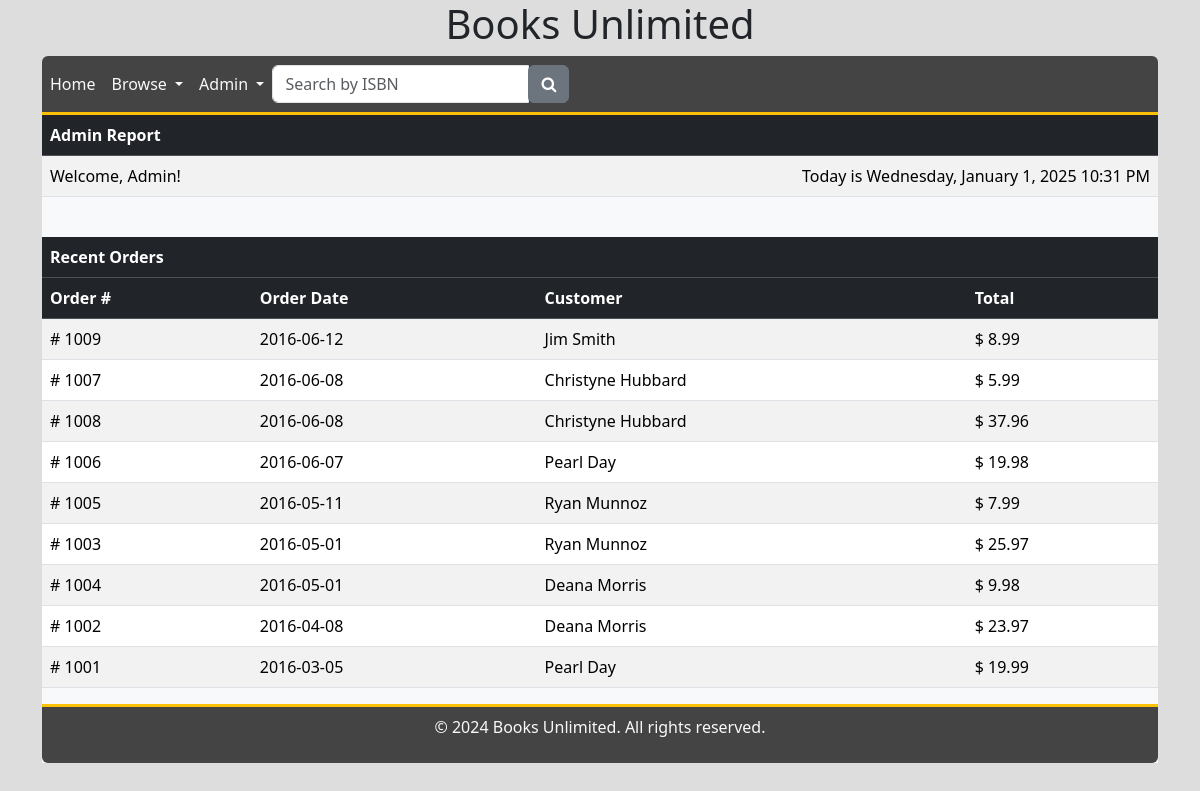
The app's page /admin.php with its own data.
### tables this page shows
CREATE TABLE `TBL_ORDERS` (
  `Order_ID` int NOT NULL AUTO_INCREMENT,
  `Customer_ID` int DEFAULT NULL,
  `Online_Order` bit(1) DEFAULT NULL,
  `Order_Date` date DEFAULT NULL,
  PRIMARY KEY (`Order_ID`),
  KEY `Customer_ID` (`Customer_ID`),
  CONSTRAINT `FK_Customer_ID` FOREIGN KEY (`Customer_ID`) REFERENCES `TBL_CUSTOMERS` (`Customer_ID`) ON UPDATE CASCADE
);

CREATE TABLE `TBL_CUSTOMERS` (
  `Customer_ID` int NOT NULL AUTO_INCREMENT,
  `First_Name` varchar(255) DEFAULT NULL,
  `Last_Name` varchar(255) DEFAULT NULL,
  `Email_Address` varchar(255) DEFAULT NULL,
  `Phone_Number` int DEFAULT NULL,
  `Address_Line1` varchar(255) DEFAULT NULL,
  `Address_Line2` varchar(255) DEFAULT NULL,
  `Address_City` varchar(255) DEFAULT NULL,
  `Address_State` varchar(50) DEFAULT NULL,
  `Address_ZipCode` int DEFAULT NULL,
  PRIMARY KEY (`Customer_ID`)
);

### admin.php (the view, shortened to what this page needs)
<?php include('header.php'); ?>
<div id="AdminHomepage">
    <table class="table table-striped">
        <thead class="table-dark">
            <tr>
                <th colspan="2">
                    Admin Report
                </th>
            </tr>
        </thead>
        <tr>
            <td>
                <?php
                echo('Welcome, Admin!');
                ?>
            </td>
            <td align="right">
                <?php
                echo('Today is ' . date("l, F j, Y h:t A"));
                ?>
            </td>
        </tr>
    </table>
    <table class="table table-striped">
        <thead class="table-dark">
            <tr>
                <th colspan="4">
                    Recent Orders
                </th>
            </tr>
            <tr>
                <th>
                    Order #
                </th>
                <th>
                    Order Date
                </th>
                <th>
                    Customer
                </th>
                <th>
                    Total
                </th>
            </tr>
        </thead>
        <tbody>
            <?php
            require_once('login.php');
            $conn = new mysqli($hn, $un, $pw, $db);
            $query = 'SELECT '
                    . '     TBL_ORDERS.Order_ID, '
                    . '     TBL_ORDERS.Order_Date, '
                    . '     TBL_CUSTOMERS.First_Name, '
                    . '     TBL_CUSTOMERS.Last_Name, '
                    . '     SUM(Price * Quantity) AS "Total"'
                    . ' FROM TBL_ORDERS'
                    . '     JOIN TBL_CUSTOMERS ON TBL_ORDERS.Customer_ID = TBL_CUSTOMERS.Customer_ID'
                    . '     JOIN TBL_ORDER_ITEMS ON TBL_ORDER_ITEMS.Order_ID = TBL_ORDERS.Order_ID'
                    . ' GROUP BY TBL_ORDERS.Order_ID '
                    . ' ORDER BY TBL_ORDERS.Order_Date DESC;';
            $result = $conn->query($query);
            $rowcount = $result->num_rows;
            for($j = 0; $j < $rowcount; ++$j) {
                $result->data_seek($j);
                $row = $result->fetch_assoc();
                echo("<tr>
                    <td>
                        # {$row['Order_ID']}
                    </td>
                    <td>
                        {$row['Order_Date']}
                    </td>
                    <td>
                        {$row['First_Name']} {$row['Last_Name']}
                    </td>
                    <td>
                        $ {$row['Total']}
                    </td>
                </tr>");
            };
            ?>
        </tbody>
    </table>
</div>
<?php include('footer.php'); ?>

### records on screen
tbl_orders: Order_ID "1009", Order_Date "2016-06-12", Customer_ID.First_Name "Jim", Customer_ID.Last_Name "Smith", Total "8.99"
tbl_orders: Order_ID "1007", Order_Date "2016-06-08", Customer_ID.First_Name "Christyne", Customer_ID.Last_Name "Hubbard", Total "5.99"
tbl_orders: Order_ID "1008", Order_Date "2016-06-08", Customer_ID.First_Name "Christyne", Customer_ID.Last_Name "Hubbard", Total "37.96"
tbl_orders: Order_ID "1006", Order_Date "2016-06-07", Customer_ID.First_Name "Pearl", Customer_ID.Last_Name "Day", Total "19.98"
tbl_orders: Order_ID "1005", Order_Date "2016-05-11", Customer_ID.First_Name "Ryan", Customer_ID.Last_Name "Munnoz", Total "7.99"
tbl_orders: Order_ID "1003", Order_Date "2016-05-01", Customer_ID.First_Name "Ryan", Customer_ID.Last_Name "Munnoz", Total "25.97"
tbl_orders: Order_ID "1004", Order_Date "2016-05-01", Customer_ID.First_Name "Deana", Customer_ID.Last_Name "Morris", Total "9.98"
tbl_orders: Order_ID "1002", Order_Date "2016-04-08", Customer_ID.First_Name "Deana", Customer_ID.Last_Name "Morris", Total "23.97"
tbl_orders: Order_ID "1001", Order_Date "2016-03-05", Customer_ID.First_Name "Pearl", Customer_ID.Last_Name "Day", Total "19.99"
